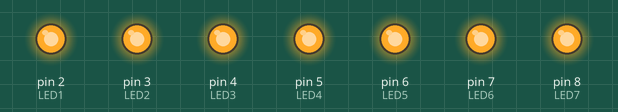
Recording of a sketch running on a simulated Arduino Uno, built with avr-gcc and run on an emulated ATmega328P. Parts: output pins drawn as LEDs (lit = HIGH).

Above: at 0.5 s.
At 3.5 s:
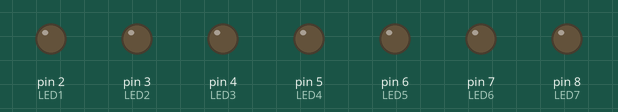
Timing chart, 0 to 4.6 s (numbered marks = the images above):
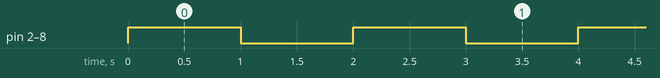

Measured:
- by itself, pin 2 (LED1), pin 3 (LED2), pin 4 (LED3), pin 5 (LED4), pin 6 (LED5), pin 7 (LED6), pin 8 (LED7): alternates HIGH for 1.0 s and LOW for 1.0 s

The sketch:

quadrant_led.ino
```cpp
/*
  INNOVATOR INTERNATIONAL (PVT)LTD.
  https://www.innovator.lk/
  --------------------------------------------------------
  Development Platform : Quadrant 1.0
  (embedded development platform)
  --------------------------------------------------------
  LED Example.
  --------------------------------------------------------
  Hardware setup :
  Connect LED1 PIN to Arduino Digital PIN-> 2(D2)
  Connect LED2 PIN to Arduino Digital PIN-> 3(D3)
  Connect LED3 PIN to Arduino Digital PIN-> 4(D4)
  Connect LED4 PIN to Arduino Digital PIN-> 5(D5)
  Connect LED5 PIN to Arduino Digital PIN-> 6(D6)
  Connect LED6 PIN to Arduino Digital PIN-> 7(D7)
  Connect LED7 PIN to Arduino Digital PIN-> 8(D8)
  --------------------------------------------------------
  24 march 2021
*/

int LED1 = 2; // the number of the LED1 PIN.
int LED2 = 3; // the number of the LED2 PIN.
int LED3 = 4; // the number of the LED3 PIN.
int LED4 = 5; // the number of the LED4 PIN.
int LED5 = 6; // the number of the LED5 PIN.
int LED6 = 7; // the number of the LED6 PIN.
int LED7 = 8; // the number of the LED7 PIN.

void setup() {
  //initializing ALL LED PINs as a output PINs.
  pinMode(LED1, OUTPUT);
  pinMode(LED2, OUTPUT);
  pinMode(LED3, OUTPUT);
  pinMode(LED4, OUTPUT);
  pinMode(LED5, OUTPUT);
  pinMode(LED6, OUTPUT);
  pinMode(LED7, OUTPUT);
}

void loop() {
  //making all LEDs on
  digitalWrite(LED1, HIGH);
  digitalWrite(LED2, HIGH);
  digitalWrite(LED3, HIGH);
  digitalWrite(LED4, HIGH);
  digitalWrite(LED5, HIGH);
  digitalWrite(LED6, HIGH);
  digitalWrite(LED7, HIGH);

  delay(1000);//waiting for one second to be elapsed.

  //making all LEDs off
  digitalWrite(LED1, LOW);
  digitalWrite(LED2, LOW);
  digitalWrite(LED3, LOW);
  digitalWrite(LED4, LOW);
  digitalWrite(LED5, LOW);
  digitalWrite(LED6, LOW);
  digitalWrite(LED7, LOW);

  delay(1000);//waiting for one second to be elapsed.
}
```
